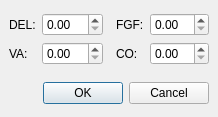
<ui version="4.0" >
 <class>GasDel</class>
 <widget class="QDialog" name="GasDel" >
  <property name="geometry" >
   <rect>
    <x>0</x>
    <y>0</y>
    <width>218</width>
    <height>117</height>
   </rect>
  </property>
  <property name="windowTitle" >
   <string>Adjust DEL, FGF, VA and CO</string>
  </property>
  <property name="modal" >
   <bool>true</bool>
  </property>
  <layout class="QVBoxLayout" >
   <property name="margin" >
    <number>9</number>
   </property>
   <property name="spacing" >
    <number>6</number>
   </property>
   <item>
    <layout class="QHBoxLayout" >
     <property name="margin" >
      <number>0</number>
     </property>
     <property name="spacing" >
      <number>6</number>
     </property>
     <item>
      <layout class="QGridLayout" >
       <property name="margin" >
        <number>0</number>
       </property>
       <property name="spacing" >
        <number>6</number>
       </property>
       <item row="1" column="0" >
        <widget class="QLabel" name="lVA" >
         <property name="text" >
          <string>VA:</string>
         </property>
        </widget>
       </item>
       <item row="0" column="0" >
        <widget class="QLabel" name="lDEL" >
         <property name="text" >
          <string>DEL:</string>
         </property>
        </widget>
       </item>
       <item row="1" column="1" >
        <widget class="QDoubleSpinBox" name="dsbVA" >
         <property name="sizePolicy" >
          <sizepolicy>
           <hsizetype>1</hsizetype>
           <vsizetype>0</vsizetype>
           <horstretch>1</horstretch>
           <verstretch>0</verstretch>
          </sizepolicy>
         </property>
        </widget>
       </item>
       <item row="0" column="1" >
        <widget class="QDoubleSpinBox" name="dsbDEL" >
         <property name="sizePolicy" >
          <sizepolicy>
           <hsizetype>1</hsizetype>
           <vsizetype>0</vsizetype>
           <horstretch>1</horstretch>
           <verstretch>0</verstretch>
          </sizepolicy>
         </property>
        </widget>
       </item>
      </layout>
     </item>
     <item>
      <spacer>
       <property name="orientation" >
        <enum>Qt::Horizontal</enum>
       </property>
      </spacer>
     </item>
     <item>
      <layout class="QGridLayout" >
       <property name="margin" >
        <number>0</number>
       </property>
       <property name="spacing" >
        <number>6</number>
       </property>
       <item row="1" column="0" >
        <widget class="QLabel" name="lCO" >
         <property name="text" >
          <string>CO:</string>
         </property>
        </widget>
       </item>
       <item row="0" column="0" >
        <widget class="QLabel" name="lFGF" >
         <property name="text" >
          <string>FGF:</string>
         </property>
        </widget>
       </item>
       <item row="1" column="1" >
        <widget class="QDoubleSpinBox" name="dsbCO" >
         <property name="sizePolicy" >
          <sizepolicy>
           <hsizetype>1</hsizetype>
           <vsizetype>0</vsizetype>
           <horstretch>1</horstretch>
           <verstretch>0</verstretch>
          </sizepolicy>
         </property>
        </widget>
       </item>
       <item row="0" column="1" >
        <widget class="QDoubleSpinBox" name="dsbFGF" >
         <property name="sizePolicy" >
          <sizepolicy>
           <hsizetype>1</hsizetype>
           <vsizetype>0</vsizetype>
           <horstretch>1</horstretch>
           <verstretch>0</verstretch>
          </sizepolicy>
         </property>
        </widget>
       </item>
      </layout>
     </item>
    </layout>
   </item>
   <item>
    <spacer>
     <property name="orientation" >
      <enum>Qt::Vertical</enum>
     </property>
    </spacer>
   </item>
   <item>
    <widget class="QDialogButtonBox" name="buttonBox" >
     <property name="orientation" >
      <enum>Qt::Horizontal</enum>
     </property>
     <property name="standardButtons" >
      <set>QDialogButtonBox::Cancel|QDialogButtonBox::NoButton|QDialogButtonBox::Ok</set>
     </property>
    </widget>
   </item>
  </layout>
 </widget>
 <resources/>
 <connections/>
</ui>
